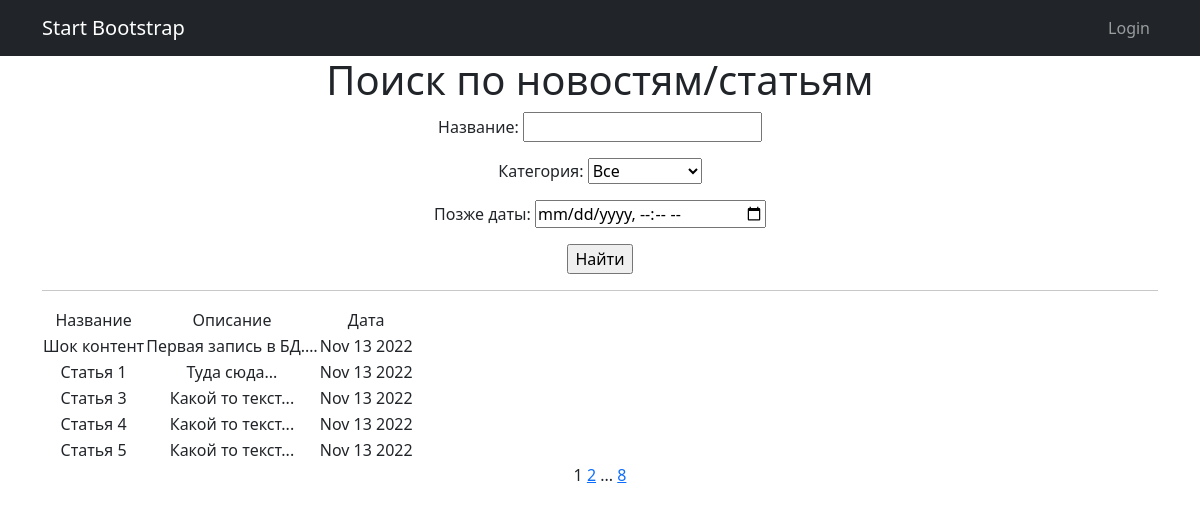
The app's page /news/search/ with its own data.
### news/models.py (models this page shows, shortened)
class Post(models.Model):
    title = models.CharField(max_length=255)
    text = models.TextField()
    type = models.CharField(max_length=2, choices=POST_TYPE, default=POST_NEWS)
    create_date_time = models.DateTimeField(auto_now_add=True)
    _rating = models.IntegerField(default=0, db_column='rating')
    author = models.ForeignKey(Author, on_delete=models.CASCADE)
    category = models.ManyToManyField(Category, through='PostCategory')
    @property
    def rating(self):
        return self._rating  # Заменить на расчет
    def preview(self):
        return f'{self.text[:120]}...'

### news/views.py (the view)
# urls.py: path('search/', PostsSearch.as_view()),
class PostsSearch(ListView):
    model = Post
    ordering = 'create_date_time'
    template_name = 'search.html'
    context_object_name = 'posts'
    paginate_by = 5
    def get_queryset(self):
        queryset = super().get_queryset()
        self.filterset = PostsSearchFilter(self.request.GET, queryset)
        return self.filterset.qs
    def get_context_data(self, **kwargs):
        context = super().get_context_data(**kwargs)
        context['filterset'] = self.filterset
        return context

### news/models.py (called while the page is built)
    def __str__(self):
        return self.name

### news/templatetags/custom_tags.py (called while the page is built)
@register.simple_tag(takes_context=True)
def url_replace(context, **kwargs):
   d = context['request'].GET.copy()
   for k, v in kwargs.items():
       d[k] = v
   return d.urlencode()

### templates/search.html (shortened to what this page needs)
{% extends 'flatpages/default.html' %}
{% load custom_filters %}
{% load custom_tags %}
{% block content %}
    <h1>Поиск по новостям/статьям</h1>
    <form action="" method="get">
        {{ filterset.form.as_p }}
        <input type="submit" value="Найти" />
    </form>
    <hr>
    {% if posts %}
        <table>
            <tr>
                <td>Название</td>
                <td>Описание</td>
                <td>Дата</td>
            </tr>
            {% for post in posts %}
                <tr>
                    <td>{{ post.title }}</td>
                    <td>{{ post.preview|truncatechars:20 }}</td>
                    <td>{{ post.create_date_time|date:'M d Y' }}</td>
                </tr>
            {% endfor %}
        </table>
    {% else %}
        <h2>Нет статей и новостей</h2>
    {% endif %}
    {{ page_obj.number }}
    {% if page_obj.has_next %}
        <a href="?{% url_replace page=page_obj.next_page_number %}">{{ page_obj.next_page_number }}</a>
        {% if paginator.num_pages != page_obj.next_page_number %}
            ...
            <a href="?{% url_replace page=page_obj.paginator.num_pages %}">{{ page_obj.paginator.num_pages }}</a>
        {% endif %}
    {% endif %}
{% endblock content %}

### records on screen
Post: title "Шок контент", preview "Первая запись в БД.…", create_date_time "Nov 13 2022"
Post: title "Статья 1", preview "Туда сюда...", create_date_time "Nov 13 2022"
Post: title "Статья 3", preview "Какой то текст...", create_date_time "Nov 13 2022"
Post: title "Статья 4", preview "Какой то текст...", create_date_time "Nov 13 2022"
Post: title "Статья 5", preview "Какой то текст...", create_date_time "Nov 13 2022"

### other values on screen
{{ page_obj.number }} "1"
{{ page_obj.next_page_number }} "2"
{{ page_obj.paginator.num_pages }} "8"
